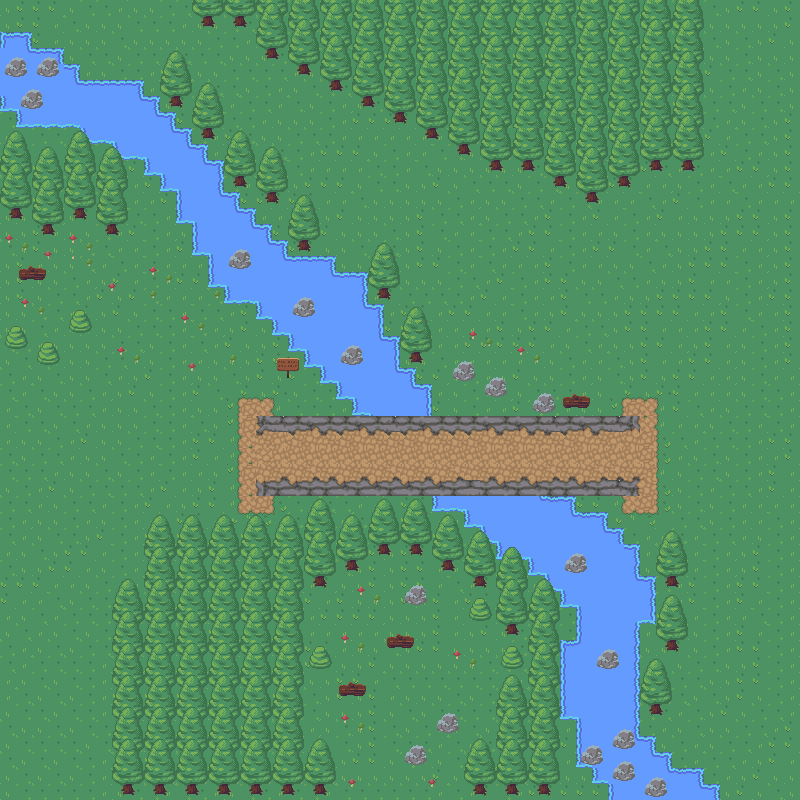

This game map was drawn from its Tiled (.tmx) file and the tilesets committed beside it. A one-line description and the trimmed map source follow:
An orthogonal 50x50 tile map with 16x16 px tiles, 4 tile layers (backgroudnature, river, pont, deco) and 4 objects (4x collision).

<map version="1.8" tiledversion="1.8.6" orientation="orthogonal" renderorder="right-down" width="50" height="50" tilewidth="16" tileheight="16" infinite="0" nextlayerid="6" nextobjectid="16">
 <tileset firstgid="1" source="nature.tsx" />
 <layer id="1" name="backgroudnature" width="50" height="50">
  <data>[2500 cells, 2500 non-empty, 4 distinct tile ids]</data>
 </layer>
 <layer id="2" name="river" width="50" height="50">
  <data>[2500 cells, 314 non-empty, 22 distinct tile ids]</data>
 </layer>
 <layer id="3" name="pont" width="50" height="50">
  <data>[2500 cells, 172 non-empty, 42 distinct tile ids]</data>
 </layer>
 <layer id="4" name="deco" width="50" height="50">
  <data>[2500 cells, 916 non-empty, 36 distinct tile ids]</data>
 </layer>
 <objectgroup id="5" name="objects">
  <object id="11" type="collision" x="1.33333" y="1.33333" width="28" height="798.667" />
  <object id="13" type="collision" x="30.6667" y="769.333" width="770.667" height="32" />
  <object id="14" type="collision" x="766.667" y="0" width="30.6667" height="764" />
  <object id="15" type="collision" x="30.6667" y="1.33333" width="734.667" height="32" />
 </objectgroup>
</map>
